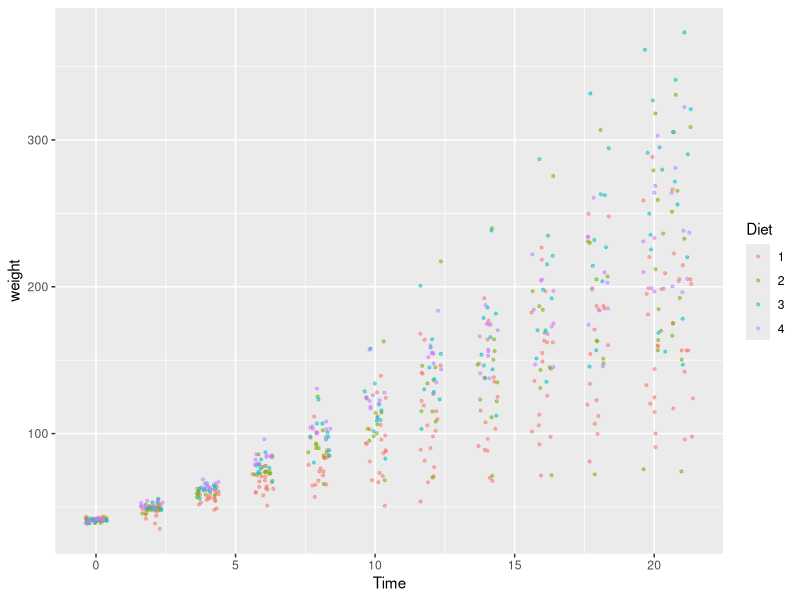
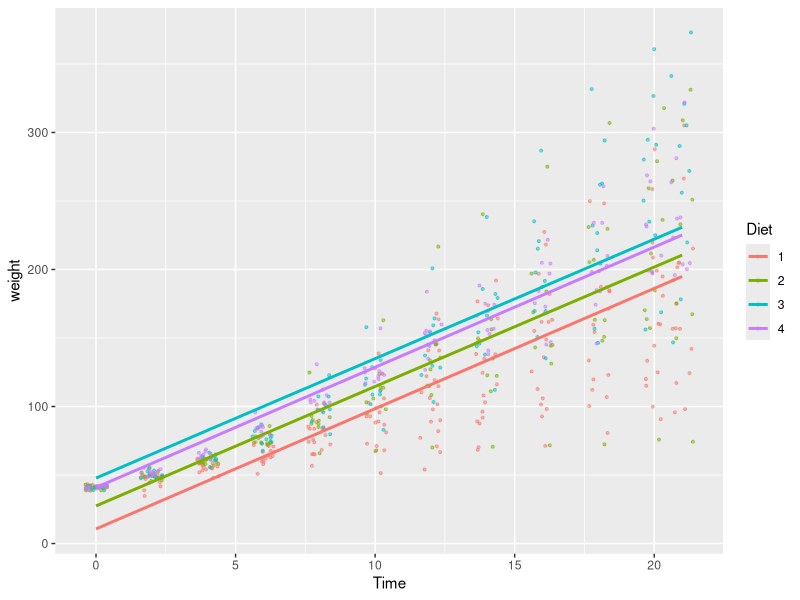
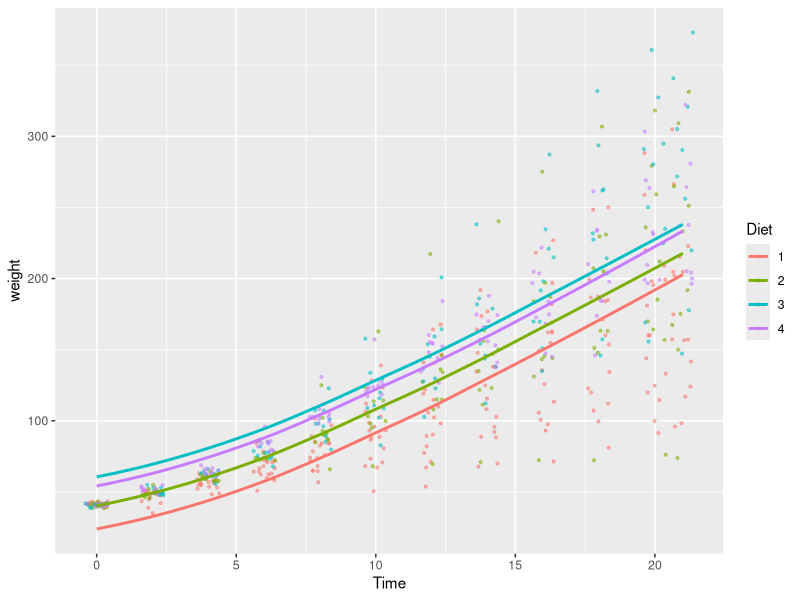
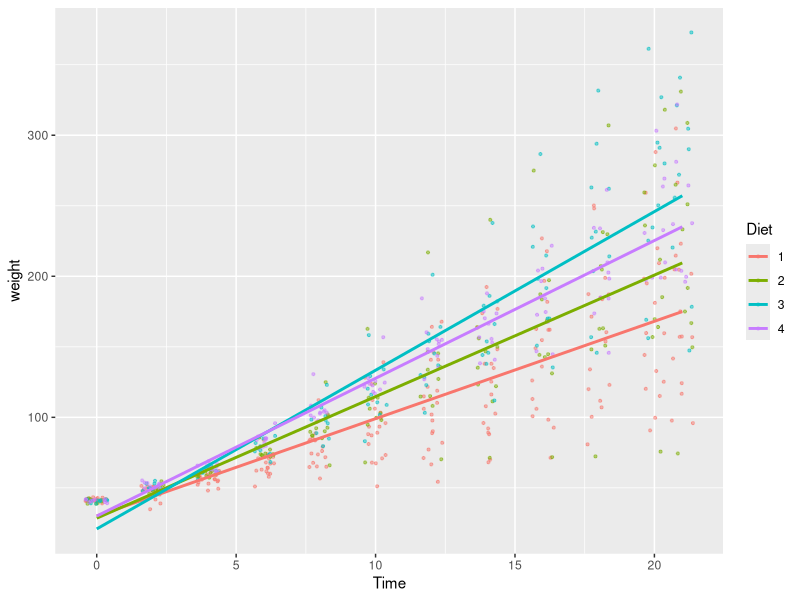
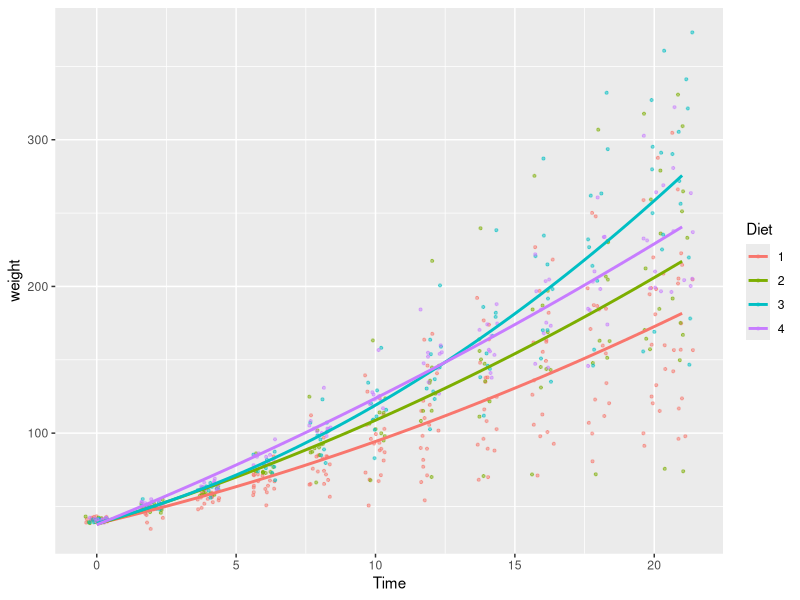

The R source for these figures, in order:
## ---- chunk 1
knitr::opts_chunk$set(cache=TRUE)
knitr::opts_chunk$set(cache.path="../piecemealR_cache/04-03-mixed_cache/")
## ---- chunk 2
library(dplyr)
library(ggplot2)
library(lme4)
library(lsmeans)

# make a copy of dataset
ChickWeight2 <- ChickWeight
## ---- chunk 3
model_1 <- ChickWeight2 %>% 
  with(lmer(weight ~  Diet + Time  + (1 | Chick))) 

# summary including marginal effects (coefficients) 
summary(model_1)

# lsmeans: projected mean for each Diet 
lsmeans(model_1, specs=c("Diet"))
## ---- chunk 4
# add a factor time variable
ChickWeight2 <- ChickWeight2 %>% mutate(Time_fac = as.factor(Time)) 

model_2 <- ChickWeight2 %>%
  with(lmer(weight ~  Diet + Time_fac + (1 | Chick)))

# summary including marginal effects (coefficients) 
summary(model_2)

# lsmeans: projected mean for each Diet 
lsmeans(model_2, specs=c("Diet"))

# lsmeans: projected mean for each combination of Time_fac and Diet 
lsmeans(model_2, specs=c("Time_fac","Diet"))
## ---- chunk 5
model_3 <- ChickWeight2 %>% 
  with(lmer(weight ~ Diet*Time - Diet + (1 | Chick))) 

# summary including marginal effects (coefficients)
summary(model_3)

# lsmeans: projected mean for each Diet at given Time values 
lsmeans(model_3, specs=c("Diet"), at=list(Time=c(5, 10, 20)))
## ---- chunk 6
model_4 <- ChickWeight2 %>%
  with(lmer(weight ~ Diet:Time + Diet:I(Time^2) - Diet  + (1 | Chick)))

# summary including marginal effects (coefficients)
summary(model_4)

# lsmeans: projected mean for each Diet at given Time values 
lsmeans(model_4, specs=c("Diet"), at=list(Time=c(5, 10, 20)))
## ---- chunk 7
# raw data plot 
base_plot <- 
  ChickWeight2 %>%
    ggplot(aes( x = Time, 
                y = weight, 
                color = Diet)) + 
    geom_jitter(size =.75, alpha=.5) 

base_plot
## ---- chunk 8
# overlay model_1, approximated by  y ~ x
base_plot +
  geom_smooth(
    aes(x = Time, 
        y = fitted.values(model_1),
        color = Diet),
    method='lm', formula = y ~ x, se=FALSE)
## ---- chunk 9
# overlay model_2, approximated by loess 
base_plot +
  geom_smooth(
    aes(x = Time, 
        y = fitted.values(model_2),
        color = Diet), se=FALSE)
## ---- chunk 10
# overlay model_3, approximated by  y ~ x
base_plot +
  geom_smooth(
    aes(x = Time, 
        y = fitted.values(model_3),
        color = Diet),
    method='lm', formula = y ~ x, se=FALSE)
## ---- chunk 11
# overlay model_4, approximated by  y ~ x + x^2 
base_plot +
  geom_smooth(
    aes(x = Time, 
        y = fitted.values(model_4),
        color = Diet),
    method='lm', formula = y ~ x + I(x^2), se=FALSE)
